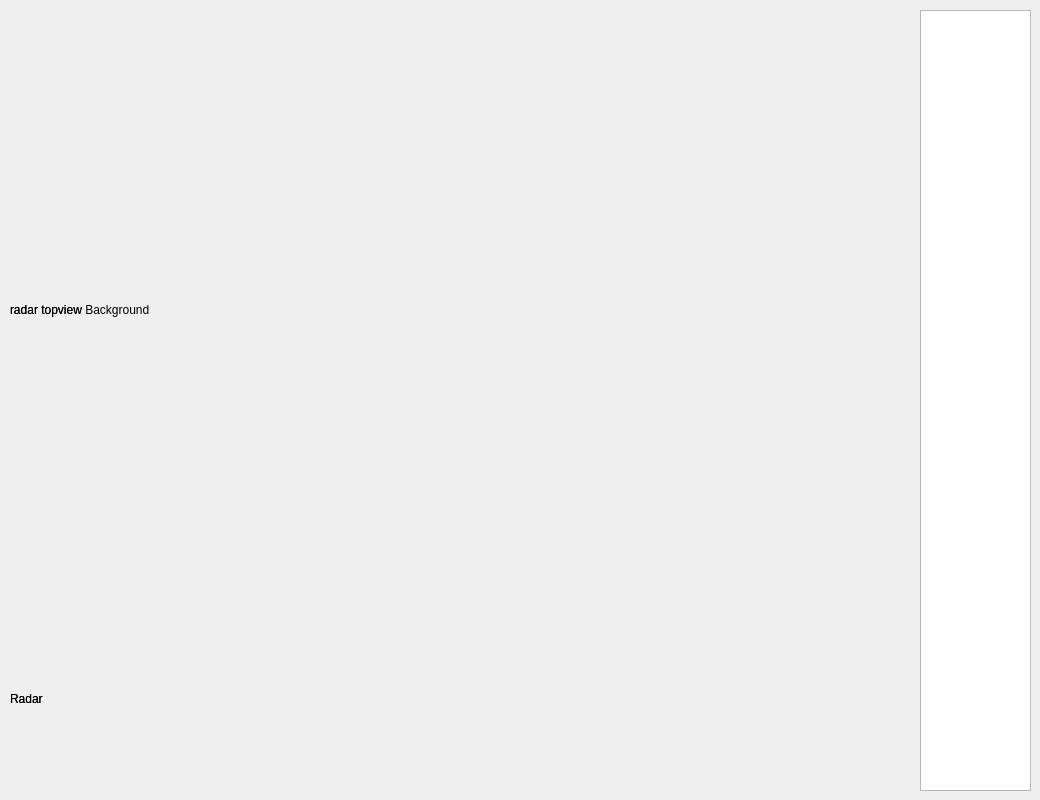
    <widget class="QWidget" name="tab_6">
     <attribute name="title">
      <string>Topview - ESR</string>
     </attribute>
     <widget class="QLabel" name="label_top_view_radar_long">
      <property name="geometry">
       <rect>
        <x>10</x>
        <y>10</y>
        <width>900</width>
        <height>600</height>
       </rect>
      </property>
      <property name="text">
       <string>radar topview</string>
      </property>
     </widget>
     <widget class="QLabel" name="label_top_view_radar_long_BG">
      <property name="geometry">
       <rect>
        <x>10</x>
        <y>10</y>
        <width>900</width>
        <height>600</height>
       </rect>
      </property>
      <property name="text">
       <string>radar topview Background</string>
      </property>
     </widget>
     <widget class="QLabel" name="label_radar_data">
      <property name="geometry">
       <rect>
        <x>10</x>
        <y>619</y>
        <width>900</width>
        <height>160</height>
       </rect>
      </property>
      <property name="text">
       <string>Radar</string>
      </property>
     </widget>
     <widget class="QLabel" name="label_radar_data_BG">
      <property name="geometry">
       <rect>
        <x>10</x>
        <y>619</y>
        <width>900</width>
        <height>160</height>
       </rect>
      </property>
      <property name="text">
       <string>Radar</string>
      </property>
     </widget>
     <widget class="QTableView" name="tableView_radar">
      <property name="geometry">
       <rect>
        <x>920</x>
        <y>10</y>
        <width>111</width>
        <height>781</height>
       </rect>
      </property>
     </widget>
     <zorder>label_radar_data_BG</zorder>
     <zorder>label_radar_data</zorder>
     <zorder>label_top_view_radar_long_BG</zorder>
     <zorder>tableView_radar</zorder>
     <zorder>label_top_view_radar_long</zorder>
    </widget>
